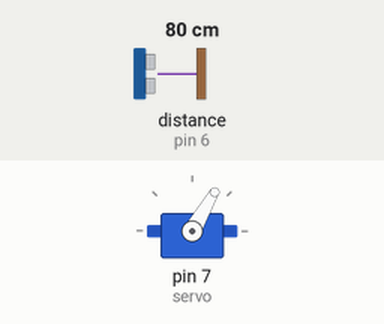
This sketch was run on a simulated Arduino Uno, built with avr-gcc and run on an emulated ATmega328P. On the bench: servo. Wiring (inferred from the names in the program): ultrasonic range finder: trigger pin 5; echo pin 6. Inputs (shaded band) come from the test bench; at power-on: distance to the obstacle (sensor on pin 6) 80 cm. The echo pulse lasts 58.3 µs per cm.

Above: at 1.2 s.
1.3 s: distance to the obstacle (sensor on pin 6) set to 2 cm
At 1.6 s:
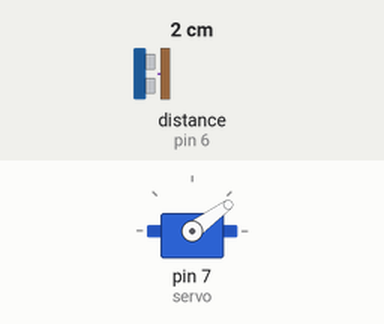
2.8 s: distance to the obstacle (sensor on pin 6) set to 18 cm
At 4.0 s:
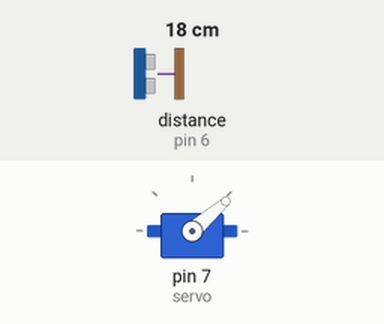
4.3 s: distance to the obstacle (sensor on pin 6) set to 250 cm
At 5.5 s:
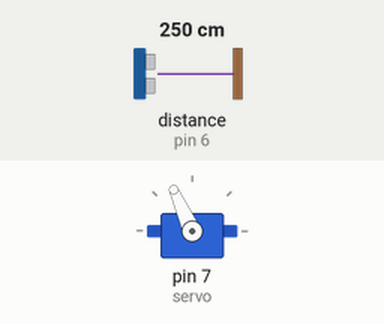
5.8 s: distance to the obstacle (sensor on pin 6) set to 299 cm
At 7.0 s:
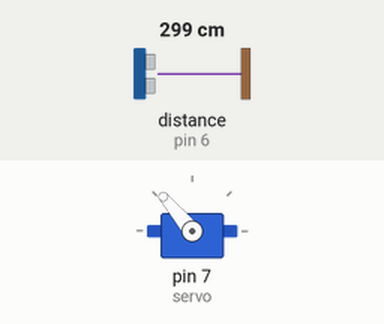
Timing chart, 0 to 8.3 s (numbered marks = the images above; inputs shaded):
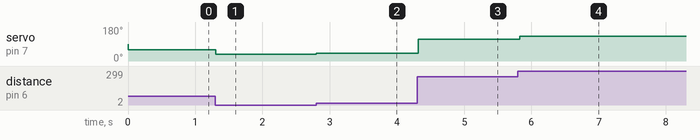

The sketch:

ultrasonic_servo.ino
```cpp
/*Arfa Imtiyaz Surapati
NIM: 21/480658/TK/53036 */

#include <Servo.h>          //include servo library for servo controlling
Servo servo;            //setting up the servo
const int trigPin = 5;        //declaring trig pin of the ultrasonic sensor
const int echoPin = 6;        //declaring echo pin of the ultrasonic sensor
long dist;              //distance variable for saving the distance value
long duration;            //duration variable for calculating the distance
int rot = 0;            //rotation variable for saving the servo rotation value

void setup() {            //the code here will run once
  servo.attach(7);          //set the servo pin to 7
  pinMode(trigPin, OUTPUT);     //set the trig pin mode to output
  pinMode(echoPin, INPUT);      //set the echo pin mode to input
}

void loop() {           //the code here will run indefinitely
  checkDist();            //calling the checkDist function for checking the distance
  rot = map(dist, 30, 310, 45, 135);//converting the distance value to rotation value
  servo.write(rot);         //rotating the servo to the converted value
}

void checkDist(){         //a function for distance checking/calculating
  digitalWrite(trigPin, LOW);   //setting the trig pin to low
  delayMicroseconds(2);       //2 microseconds delay
  digitalWrite(trigPin, HIGH);    //setting the trig pin to high
  delayMicroseconds(10);      //10 microseconds delay
  digitalWrite(trigPin, LOW);   //setting the trig pin back to low
  duration = pulseIn(echoPin, HIGH);//waiting for the sound to bounce back and got detected by the echo pin
  dist = duration*0.034/2;      //inserting the delay time to sound speed to distance conversion formula
  }
```

Measured:
- after the input at 1.3 s, servo on pin 7 (servo): 60° → 36° at once
- after the input at 2.8 s, servo on pin 7 (servo): 36° → 41° at once
- after the input at 4.3 s, servo on pin 7 (servo): 41° → 114° at once
- after the input at 5.8 s, servo on pin 7 (servo): 114° → 130° at once
